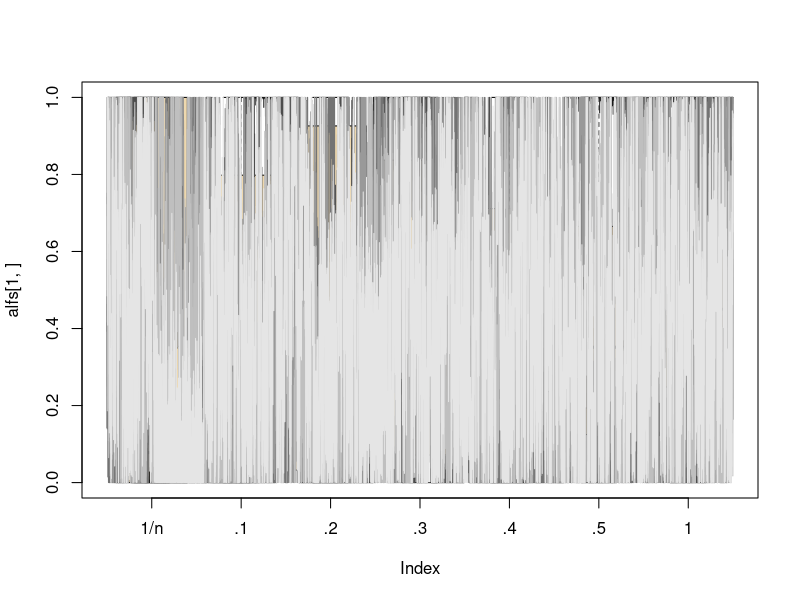

This chart was generated by the following R code: (Note: a time limit stopped this script after it produced the figure.)
#N(0,1) vs. N(mu,1)
#with a N(0,1) prior

n=10^2
xobs=rnorm(n,mean=0,sd=1)
dnormxobs=dnorm(xobs)
meanobs=sum(xobs)/(n+1)
sdobs=1/sqrt(n+1)

#Dirichlet weights
a0=c(1/n,0.1,.2,.3,.4,.5,1.0)
#Gibbs sampler
T=10^5
alfs=matrix(.5,7,T)
thes=rep(meanobs,T)

for (i in 1:7){

  z=1+(runif(n)<1/(1+alfs[i,1]*dnorm(xobs,mean=thes[1])/((1-alfs[i,1])*dnormxobs)))
  for (t in 1:(T-1)){

  #Hasting independent proposal:
  proplik=curlik=sum(dnorm(xobs[z==2],log=TRUE))
  curlik=curlik+sum(dnorm(xobs[z==1],mean=thes[t],log=TRUE))
  prop=rnorm(1,meanobs,sdobs)
  proplik=proplik+sum(dnorm(xobs[z==1],mean=prop,log=TRUE))
  thes[t+1]=thes[t]
  if (log(runif(1))<proplik-curlik+dnorm(prop,log=TRUE)+dnorm(thes[t],meanobs,sdobs,log=TRUE)-
	dnorm(thes[t],log=TRUE)-dnorm(prop,meanobs,sdobs,log=TRUE)) thes[t+1]=prop
  z=1+(runif(n)<1/(1+alfs[i,t]*dnorm(xobs,mean=thes[t+1])/((1-alfs[i,t])*dnormxobs)))
  alfs[i,t+1]=1/(1+rgamma(1,a0[i]+sum((z==2)))/rgamma(1,a0[i]+sum((z==1))))
  }}

Alfs=alfs[,-1]

boxplot(t(alfs),names=c("1/n",".1",".2",".3",".4",".5","1"),col="wheat2",outline=FALSE)
par(new=TRUE)
plot(alfs[1,],col="grey10",type="l",ylim=c(0,1),axes=FALSE)
for (i in 2:6) lines(alfs[i,],col=paste("grey",15*i,sep=""))

#observing the evolución with sample size
T=10^5
n=10^3
sqrtt=sqrt(2)
robs=rnorm(n,mean=0)#(1-2*(runif(n)<.5))*rexp(n,rat=sqrtt) #rnorm(n)
size=c(5,10,50,100,500,n)
a0=1/(sqrt(size)) #rep(.1,6)
befs=matrix(.5,6,T)
meanbefs=rep(0,6)
meanobs=mean(robs)
dnormrobs=dnorm(robs)
thes=rep(meanobs,T)

for (i in 1:6){
  ni=size[i]
  xobs=robs[1:ni]
  meanobs=mean(xobs)
  dnormxobs=dnormrobs[1:ni]
  sdobs=1/sqrt(ni)

  if (i>1) befs[i,1]=meanbefs[i-1]
  z=1+(runif(ni)<1/(1+befs[i,1]*dnorm(xobs,mean=thes[1])/((1-befs[i,1])*dnormxobs)))

  for (t in 1:(T-1)){

  #Hasting independent proposal:
  curlik=sum(dnorm(xobs[z==2],log=TRUE))+sum(dnorm(xobs[z==1],mean=thes[t],log=TRUE))
  prop=rnorm(1,meanobs,sdobs)
  proplik=sum(dnorm(xobs[z==2],log=TRUE))+sum(dnorm(xobs[z==1],mean=prop,log=TRUE))
  thes[t+1]=thes[t]
  if (runif(1)<exp(proplik-curlik)*dnorm(prop)*dnorm(thes[t],meanobs,sdobs)/
	(dnorm(thes[t])*dnorm(prop,meanobs,sdobs))) thes[t+1]=prop
  z=1+(runif(ni)<1/(1+befs[i,t]*dnorm(xobs,mean=thes[t])/((1-befs[i,t])*dnormxobs)))
  meanbefs[i]=meanbefs[i]+(a0[i]+sum((z==1)))/(2*a0[i]+ni)
  befs[i,t+1]=1/(1+rgamma(1,a0[i]+sum((z==2)))/rgamma(1,a0[i]+sum((z==1))))
  }}

befs=befs[,-1]
meanbefs=meanbefs/(T-1)

boxplot(t(befs),names=c("5","10","50","100","500","1000"),col="wheat2",outline=FALSE)
par(new=TRUE)
plot(apply(befs,1,mean),col="tomato",axes=FALSE,ylim=c(0,1))
lines(apply(befs,1,median),col="sienna")
X11()
par(mfrow=c(6,1),mar=c(0,0,0,0))
for (i in 1:6) plot(befs[i,],type="l",col="sienna",axes=FALSE)

#off with Gibbs
T=10^6
n=10^3
sqrtt=sqrt(2)
robs=rnorm(n)#(1-2*(runif(n)<.5))*rexp(n,rat=sqrtt) #rnorm(n)
size=c(5,10,50,100,500,n)
a0=rep(.1,6) #1/((size)) #rep(.1,6)
meanbefs=rep(0,6)
meanobs=mean(robs)
dnormrobs=dnorm(robs)
thes=rep(meanobs,T)
befs=matrix(.5,6,T)

for (i in 1:6){
  ni=size[i]
  xobs=robs[1:ni]
  meanobs=mean(xobs)
  dnormxobs=dnormrobs[1:ni]
  sdobs=1/sqrt(ni)

  if (i>1){ befs[i,1]=befs[i-1,T];thes[1]=thes[T]}
  curlik=sum(log((1-befs[i,1])*dnormxobs+befs[i,1]*dnorm(xobs,mean=thes[1])))

  for (t in 1:(T-1)){

  #Hasting independent proposal:
  prop=rnorm(1,meanobs,sdobs)
  proplik=sum(log((1-befs[i,t])*dnormxobs+befs[i,t]*dnorm(xobs,mean=prop)))
  thes[t+1]=thes[t]
  if (runif(1)<exp(proplik-curlik)*dnorm(prop)*dnorm(thes[t],meanobs,sdobs)/
	(dnorm(thes[t])*dnorm(prop,meanobs,sdobs))){
     thes[t+1]=prop
     curlik=proplik}

  z=1+(runif(ni)<1/(1+befs[i,t]*dnorm(xobs,mean=thes[t])/((1-befs[i,t])*dnormxobs)))
  befs[i,t+1]=1/(1+rgamma(1,a0[i]+sum((z==2)))/rgamma(1,a0[i]+sum((z==1))))
  curlik=sum(log((1-befs[i,t+1])*dnormxobs+befs[i,t+1]*dnorm(xobs,mean=thes[t+1])))
  prop=rbeta(1,a0[i],a0[i])
  proplik=sum(log((1-prop)*dnormxobs+prop*dnorm(xobs,mean=thes[t+1])))
  if (runif(1)<exp(proplik-curlik)){
    befs[i,t+1]=prop
    curlik=proplik}
  }}

befs=befs[,-1]

boxplot(t(befs),names=c("5","10","50","100","500","1000"),col="wheat2",outline=FALSE)
X11(width=12,height=5)
par(mfrow=c(6,1),mar=c(0,0,0,0))
for (i in 1:6) plot(befs[i,],type="l",col="sienna",axes=FALSE)
